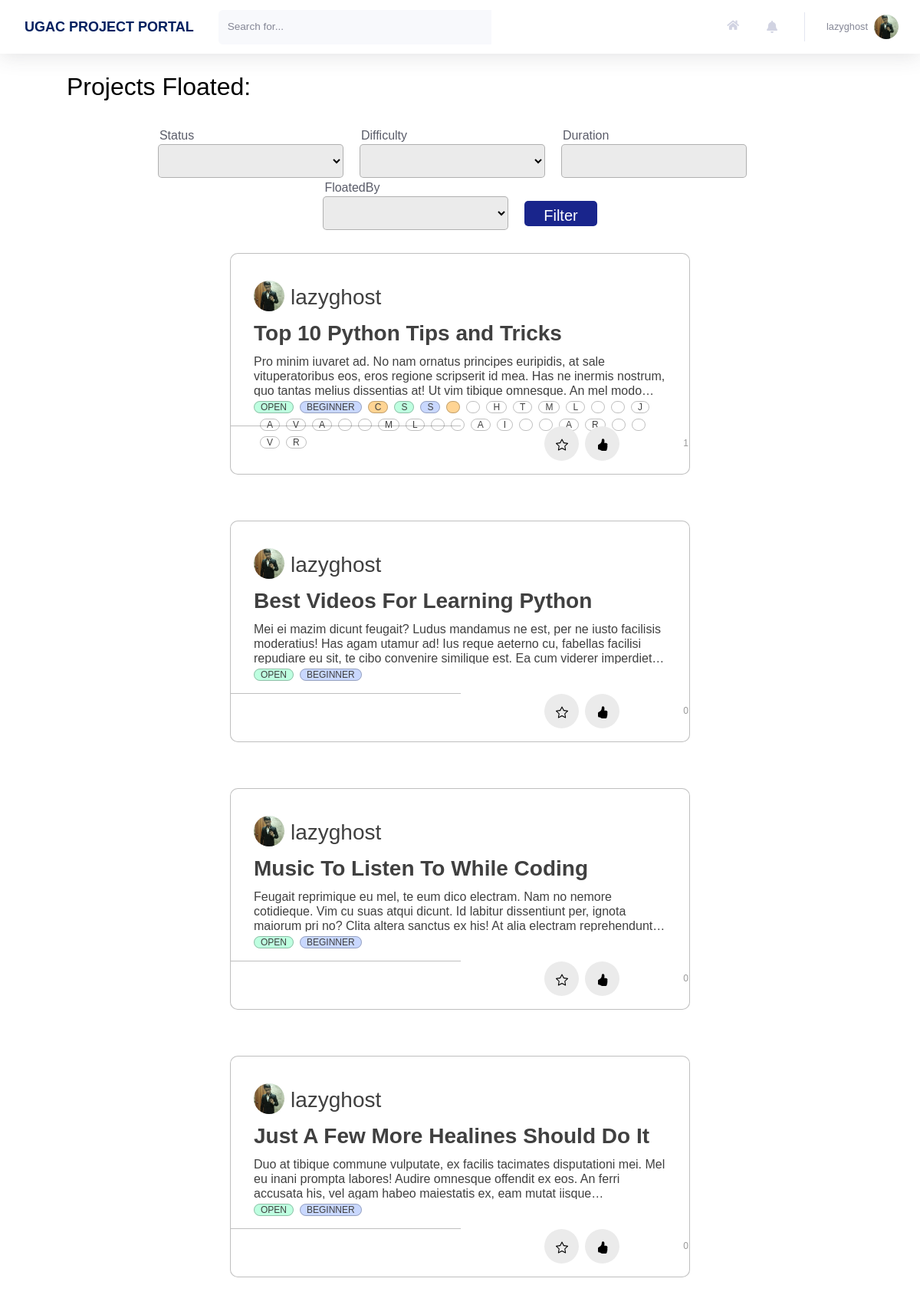
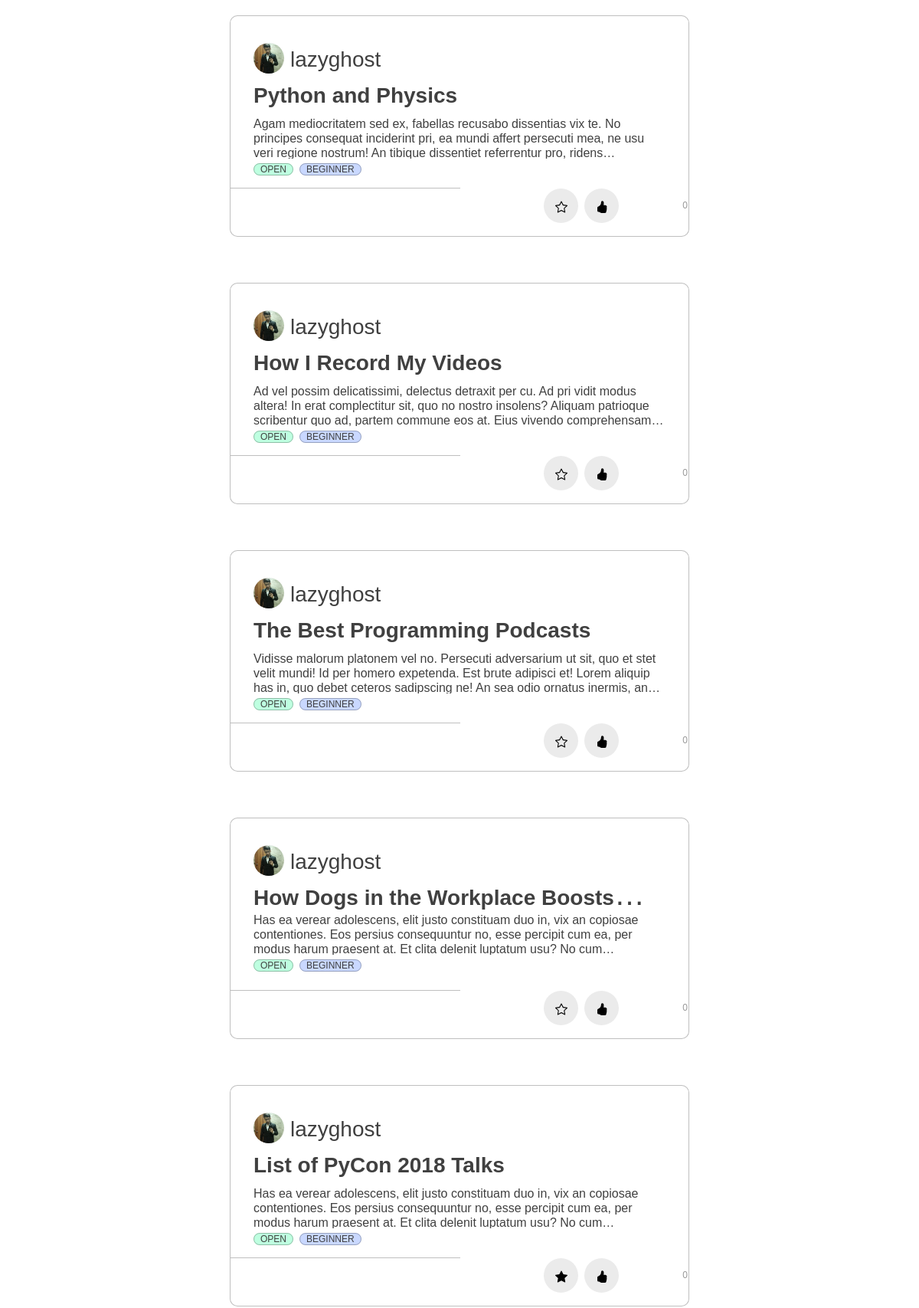
/profile/projects/floated (signed in, upper part), run on the app's committed database (2 pictures, top to bottom).
### users/models.py (models this page shows, shortened)
class Profile(models.Model):
    user = models.OneToOneField(User, on_delete=models.CASCADE)
    image = models.ImageField(default = 'default.jpg', upload_to='profile_pics', blank=True)
    rollno = models.CharField(max_length=10)
    year = models.CharField(max_length=30, choices = YEAR_CHOICES)
    branch = models.CharField(max_length=30, choices = BRANCH_CHOICES)
    techskills = models.TextField()
    starred_projects = models.ManyToManyField(Project, related_name='starred_projects', blank = True)
    liked_projects = models.ManyToManyField(Project, related_name='liked_projects', blank = True)
    cv = models.FileField(blank = True, upload_to='resumes')

### home/models.py (models this page shows, shortened)
class Project(models.Model):
    Title = models.CharField(max_length=30)
    Description = models.TextField()
    FloatedBy = models.ForeignKey(User, on_delete=models.CASCADE,related_name="FloatedBy")
    Mentors = models.ManyToManyField(User,related_name='Mentors')
    Status = models.CharField(max_length=10, choices=STATUS_CHOICES, default='Open')
    OpenedFor = models.CharField(max_length=300)
    Difficulty = models.CharField(max_length=15, choices=DIFFICULTY_CHOICES, default='Beginner')
    PreRequisite = models.TextField()
    Duration = models.CharField(max_length=30)
    DatePosted = models.DateTimeField(default = timezone.now)
    SelectionCriteria = models.TextField()
    MailNotification = models.CharField(max_length=5, choices=NOTIFICATION_CHOICES,default='On')
    ApplyRequest = models.ManyToManyField(User, related_name='ApplyRequest', blank = True)
    AlreadyApplied = models.ManyToManyField(User, related_name='AlreadyApplied', blank = True)
    Likes = models.IntegerField(default=0)

### users/views.py (the view)
# urls.py: path('projects/floated', views.projects_floated, name = 'projects-floated'),
@login_required
def projects_floated(request):
    all_project_list = Project.objects.all().filter(FloatedBy = request.user).order_by('-DatePosted')
    myFilter = ProjectFilter(request.GET,queryset=all_project_list)
    filtered_projects= myFilter.qs
    user_starred_projects_id = []
    for project in (filtered_projects and request.user.profile.starred_projects.all()):
        user_starred_projects_id.append(project.id)
    context = {
        'title': 'Projects Floated',
        'projects': filtered_projects,
        'myFilter': myFilter,
        'notifications': Notification.objects.filter(user=request.user).order_by('-time'),
        'user_starred_projects_id' : user_starred_projects_id,
    }
    return render(request, 'users/profile_floated.html', context)

### users/templates/users/profile_floated.html
{% extends 'users/profile_applied.html' %}
{% block headingBlock %}
<h2>Projects Floated:</h2>
{% endblock headingBlock %}

### home/templates/home/main.html (shortened to what this page needs)
{% extends 'home/base.html' %}
{% load static %}
{% load crispy_forms_tags %}
{% block content %}
{% block mainContentBlock %}
<div class="project_cards">
    {% block headingBlock %}{% endblock headingBlock %}
    <br>
    {% block filterBlock %}
    <form method="get" class="form-inline justify-content-lg-center h5 mb-0 font-weight-bold text-gray-800 " style="width: 100%;">
        <div class="" style="padding-right:23px;width: 263px;">
            <label for="id_Status" style="font-size: 16px; font-weight: 300;float: left; ">Status</label>
            <select name="Status" id="id_Status" style="background-color:#EBEBEB; border: 1px solid rgba(0, 0, 0, 0.25); border-radius: 5px;width:242px; height:44px;">
                <option value="" selected=""></option>
                <option value="Open">Open</option>
            </select>
        </div>
        <div class="" style="padding-right:23px; width: 263px;">
            <label for="id_Difficulty" style="font-size: 16px; font-weight: 300;float: left; ">Difficulty</label>
            <select name="Difficulty" id="id_Difficulty" style="background-color:#EBEBEB; border: 1px solid rgba(0, 0, 0, 0.25); border-radius: 5px;width:242px; height:44px;">
                <option value="" selected=""></option>
                <option value="Beginner">Beginner</option>
            </select>
        </div>
        <div class="" style="padding-right:23px;width: 263px;">
            <label for="id_Duration" style="font-size: 16px; font-weight: 300; float: left;">Duration</label>
            <input type="text" name="Duration" id="id_Duration" style="background-color:#EBEBEB; border: 1px solid rgba(0, 0, 0, 0.25); border-radius: 5px;width:242px; height:44px;">
        </div>
        <div class="" style="padding-right:23px;width: 263px;">
            <label for="id_FloatedBy" style="font-size: 16px; font-weight: 300;float: left; ">FloatedBy</label>
            <select name="FloatedBy" id="id_FloatedBy" class="searchable-select" style="background-color:#EBEBEB; border: 1px solid rgba(0, 0, 0, 0.25); border-radius: 5px;width:242px; height:44px;">
                <option value='' selected='true'> </option>
            </select>
        </div>
        <div class="" style="padding-top: 25px;">
            <button class="btn btn-primary" type="Submit" style="width: 95px; height: 33px; margin-left:0px; background: #19258C; color: white; border-radius: 5px;">Filter</button>
        </div>
    </form>
    {% endblock filterBlock %}
    {% block allProjectsBlock %}
    <div class="justify-content-center" style="display: flex; flex-wrap: wrap;" id="all-projects">
        {% for project in projects %}
            <div id="projectNumber{{ project.id }}">
                <div class = "blog-container" style="flex: 1 0 45%; margin: 30px; width: 600px; height: 289px; max-width: 600px;">
                    <div class="blog-header" style="display: flex; flex-wrap: wrap;">
                        <div class="blog-author--no-cover" style="background:url('{{project.FloatedBy.profile.image.url}}');background-size: cover; border-radius: 50%; display: inline-block;height: 40px;margin-right: 0.5rem;background-position: center;top: 8px;width: 40px; top: 27px; left: 28px; margin-top: 5px; ">
                        </div>
                        <span style="flex: 1 0 45%; ">
                            <h3 style="margin-top: 10px; color:#858796;"><a href="{% url 'profile' project.FloatedBy.id %}">{{project.FloatedBy}}</a></h3>
                        </span>
                    </div>
                    <div class="blog-body">
                        <div class="blog-title demo-a">
                            <h1><a href="/project/?project_id={{project.id}}">{{ project.Title }}</a></h1>
                        </div>
                        <div class="blog-summary demo-2">
                            <p>{{project.Description}}</p>
                        </div>
                        <div class="blog-tags">
                            <ul>
                                <li><a>{{project.Status}}</a></li>
                                <li><a>{{project.Difficulty}}</a></li>
                                {% for pre_req in project.PreRequisite %}
                                    {% if pre_req %}
                                        {% if pre_req == "More Tags..." %}
                                            <li>
                                                <a href="/project/?project_id={{project.id}}">{{ pre_req }}</a>
                                            </li>
                                        {% else %}
                                            <li>
                                                <a>{{pre_req}}</a>
                                            </li>
                                        {% endif %}
                                    {% endif %}
                                {% endfor %}
                            </ul>
                        </div>
                    </div>
                    <hr style="width: 300px; border-top: 1px solid rgba(0, 0, 0, 0.25); margin-left: 0px; margin-bottom: 0px;">
                    <div class="blog-footer">
                        <ul>
                            <li>
                                {% if project.id not in user_starred_projects_id %}
                                    <button class="btn btn-primary btn-user btn-block task" style="margin-left: 430px; width: 45px;" task = "Star" project_id={{project.id}} page_number={{projects.number}}>
                                    </button>
                                {% else %}
                                    <button class="btn btn-primary btn-user btn-block task" style="margin-left: 430px; width: 45px;" task = "Unstar" project_id={{project.id}} page_number={{projects.number}}>
                                    </button>
                                {% endif %}
                            </li>
                            <li>
                                {% if project.id not in user_liked_projects_id %}
                                    <button class="btn btn-primary btn-user btn-block task" style="margin-right: 75px; width: 45px;" task = "Like" project_id={{project.id}} page_number={{projects.number}}>
                                        <svg xmlns="http://www.w3.org/2000/svg" width="16" height="16" fill="currentColor" class="bi bi-hand-thumbs-up" viewBox="0 0 16 16"  >
                                            <path d="M8.864.046C7.908-.193 7.02.53 6.956 1.466c-.072 1.051-.23 2.016-.428 2.59-.125.36-.479 1.013-1.04 1.639-.557.623-1.282 1.178-2.131 1.41C2.685 7.288 2 7.87 2 8.72v4.001c0 .845.682 1.464 1.448 1.545 1.07.114 1.564.415 2.068.723l.048.03c.272.165.578.348.97.484.397.136.861.217 1.466.217h3.5c.937 0 1.599-.477 1.934-1.064a1.86 1.86 0 0 0 .254-.912c0-.152-.023-.312-.077-.464.201-.263.38-.578.488-.901.11-.33.172-.762.004-1.149.069-.13.12-.269.159-.403.077-.27.113-.568.113-.857 0-.288-.036-.585-.113-.856a2.144 2.144 0 0 0-.138-.362 1.9 1.9 0 0 0 .234-1.734c-.206-.592-.682-1.1-1.2-1.272-.847-.282-1.803-.276-2.516-.211a9.84 9.84 0 0 0-.443.05 9.365 9.365 0 0 0-.062-4.509A1.38 1.38 0 0 0 9.125.111L8.864.046zM11.5 14.721H8c-.51 0-.863-.069-1.14-.164-.281-.097-.506-.228-.776-.393l-.04-.024c-.555-.339-1.198-.731-2.49-.868-.333-.036-.554-.29-.554-.55V8.72c0-.254.226-.543.62-.65 1.095-.3 1.977-.996 2.614-1.708.635-.71 1.064-1.475 1.238-1.978.243-.7.407-1.768.482-2.85.025-.362.36-.594.667-.518l.262.066c.16.04.258.143.288.255a8.34 8.34 0 0 1-.145 4.725.5.5 0 0 0 .595.644l.003-.001.014-.003.058-.014a8.908 8.908 0 0 1 1.036-.157c.663-.06 1.457-.054 2.11.164.175.058.45.3.57.65.107.308.087.67-.266 1.022l-.353.353.353.354c.043.043.105.141.154.315.048.167.075.37.075.581 0 .212-.027.414-.075.582-.05.174-.111.272-.154.315l-.353.353.353.354c.047.047.109.177.005.488a2.224 2.224 0 0 1-.505.805l-.353.353.353.354c.006.005.041.05.041.17a.866.866 0 0 1-.121.416c-.165.288-.503.56-1.066.56z" />
                                        </svg>
                                    </button>
                                {% else %}
                                    <button class="btn btn-primary btn-user btn-block task" style="margin-right: 75px; width: 45px;" task = "Unlike" project_id={{project.id}} page_number={{projects.number}}>
                                    </button>
                                {% endif %}
                                <li style="margin-top: 10px;">{{project.Likes}}</li>
                            </li>
                        </ul>
                    </div>
                </div>
            </div>
        {% endfor %}
    </div>
    {% endblock allProjectsBlock %}
    {% endblock mainContentBlock %}
    {% endblock content %}

### home/templates/home/base.html (shortened to what this page needs)
{% load static %}
<!DOCTYPE html>
<html lang="en">
    <head>
        {% block stylesheets %}
        <link rel="stylesheet" type="text/css" href="{% static 'home/style.css' %}">
        <link rel="stylesheet" type="text/css" href="{% static 'home/cards.css' %}">
        {% endblock stylesheets %}
        {% block ajaxBlock %}
        <link href="https://cdnjs.cloudflare.com/ajax/libs/select2/4.0.3/css/select2.min.css" rel="stylesheet" />
        {% endblock ajaxBlock %}
        <link rel="stylesheet" href="https://pro.fontawesome.com/releases/v5.10.0/css/all.css" />
    </head>
    {% block mainBlock %}
    <body id="page-top">
        <div id="wrapper">
            <div id="content-wrapper" class="d-flex flex-column">
                <div id="content" style="background: white;">
                    <nav class="navbar navbar-expand navbar-light bg-white topbar mb-4 static-top shadow">
                        <div class="sidebar-brand-text mx-3" style="color: #022160; font-size: large; font-weight: bold"> UGAC PROJECT PORTAL </div>
                        <form method="POST" action="{{request.get_full_path}}" class="d-none d-sm-inline-block form-inline mr-auto ml-md-3 my-2 my-md-0 mw-100 navbar-search">
                            <div class="input-group">
                                <input type="text" class="form-control bg-light border-0 small" placeholder="Search for..." aria-label="Search" aria-describedby="basic-addon2" name="search">
                                <div class="input-group-append">
                                </div>
                            </div>
                        </form>
                        <ul class="navbar-nav ml-auto">
                            <a class="nav-link" href="{% url 'home' %}" role="button" style="margin-top: 13px;">
                                <i class="fas fa-home fa-fw fa-sm mr-2 text-gray-400"></i>
                            </a>
                            <li class="nav-item dropdown no-arrow mx-1">
                                <a class="nav-link dropdown-toggle" id="alertsDropdown" role="button" data-toggle="dropdown" aria-haspopup="true" aria-expanded="false">
                                    <i class="fas fa-bell fa-fw"></i>
                                </a>
                            </li>
                            <li class="nav-item dropdown no-arrow">
                                <a class="nav-link dropdown-toggle" id="userDropdown" role="button" data-toggle="dropdown" aria-haspopup="true" aria-expanded="false">
                                    <span class="mr-2 d-none d-lg-inline text-gray-600 small">{{user.username}}</span>
                                    <img class="img-profile rounded-circle" src="{{user.profile.image.url}}">
                                </a>
                            </li>
                        </ul>
                    </nav>
                    <div class="container-fluid">
                        {% block content %}{% endblock content %}
                    </div>
                </div>
            </div>
        </div>
    </body>
    {% endblock mainBlock %}
</html>

### data on the page
Project: FloatedBy.profile.image (picture), FloatedBy "lazyghost", Title "Top 10 Python Tips and Tricks", Description "Pro minim iuvaret ad. No nam ornatus principes euripidis, at sale vituperatoribus eos, eros regione scripserit id mea. Has ne inermis nostrum, quo tantas melius dissentias at! Ut vim tibique omnesque. An mel…", Status "OPEN", Difficulty "BEGINNER", PreRequisite "C" "S" "S" "H" "T" "M" "L" "J" "A" "V" "A" "M" "L" "A" "I" "A" "R" "V" "R", Likes "1"
Project: FloatedBy.profile.image (picture), FloatedBy "lazyghost", Title "Best Videos For Learning Python", Description "Mei ei mazim dicunt feugait? Ludus mandamus ne est, per ne iusto facilisis moderatius! Has agam utamur ad! Ius reque aeterno cu, fabellas facilisi repudiare eu sit, te cibo convenire similique est. Ea cum viderer…", Status "OPEN", Difficulty "BEGINNER", Likes "0"
Project: FloatedBy.profile.image (picture), FloatedBy "lazyghost", Title "Music To Listen To While Coding", Description "Feugait reprimique eu mel, te eum dico electram. Nam no nemore cotidieque. Vim cu suas atqui dicunt. Id labitur dissentiunt per, ignota maiorum pri no? Clita altera sanctus ex his! At alia electram…", Status "OPEN", Difficulty "BEGINNER", Likes "0"
Project: FloatedBy.profile.image (picture), FloatedBy "lazyghost", Title "Just A Few More Healines Should Do It", Description "Duo at tibique commune vulputate, ex facilis tacimates disputationi mei. Mel eu inani prompta labores! Audire omnesque offendit ex eos. An ferri accusata his, vel agam habeo maiestatis ex, eam mutat…", Status "OPEN", Difficulty "BEGINNER", Likes "0"
Project: FloatedBy.profile.image (picture), FloatedBy "lazyghost", Title "Python and Physics", Description "Agam mediocritatem sed ex, fabellas recusabo dissentias vix te. No principes consequat inciderint pri, ea mundi affert persecuti mea, ne usu veri regione nostrum! An tibique dissentiet referrentur pro,…", Status "OPEN", Difficulty "BEGINNER", Likes "0"
Project: FloatedBy.profile.image (picture), FloatedBy "lazyghost", Title "How I Record My Videos", Description "Ad vel possim delicatissimi, delectus detraxit per cu. Ad pri vidit modus altera! In erat complectitur sit, quo no nostro insolens? Aliquam patrioque scribentur quo ad, partem commune eos at. Eius vivendo…", Status "OPEN", Difficulty "BEGINNER", Likes "0"
Project: FloatedBy.profile.image (picture), FloatedBy "lazyghost", Title "The Best Programming Podcasts", Description "Vidisse malorum platonem vel no. Persecuti adversarium ut sit, quo et stet velit mundi! Id per homero expetenda. Est brute adipisci et! Lorem aliquip has in, quo debet ceteros sadipscing ne! An sea odio ornatus inermis,…", Status "OPEN", Difficulty "BEGINNER", Likes "0"
Project: FloatedBy.profile.image (picture), FloatedBy "lazyghost", Title "How Dogs in the Workplace…", Description "Has ea verear adolescens, elit justo constituam duo in, vix an copiosae contentiones. Eos persius consequuntur no, esse percipit cum ea, per modus harum praesent at. Et clita delenit luptatum usu? No…", Status "OPEN", Difficulty "BEGINNER", Likes "0"
Project: FloatedBy.profile.image (picture), FloatedBy "lazyghost", Title "List of PyCon 2018 Talks", Description "Has ea verear adolescens, elit justo constituam duo in, vix an copiosae contentiones. Eos persius consequuntur no, esse percipit cum ea, per modus harum praesent at. Et clita delenit luptatum usu? No…", Status "OPEN", Difficulty "BEGINNER", Likes "0"

### other printed values
{{ user.username }} "lazyghost"
